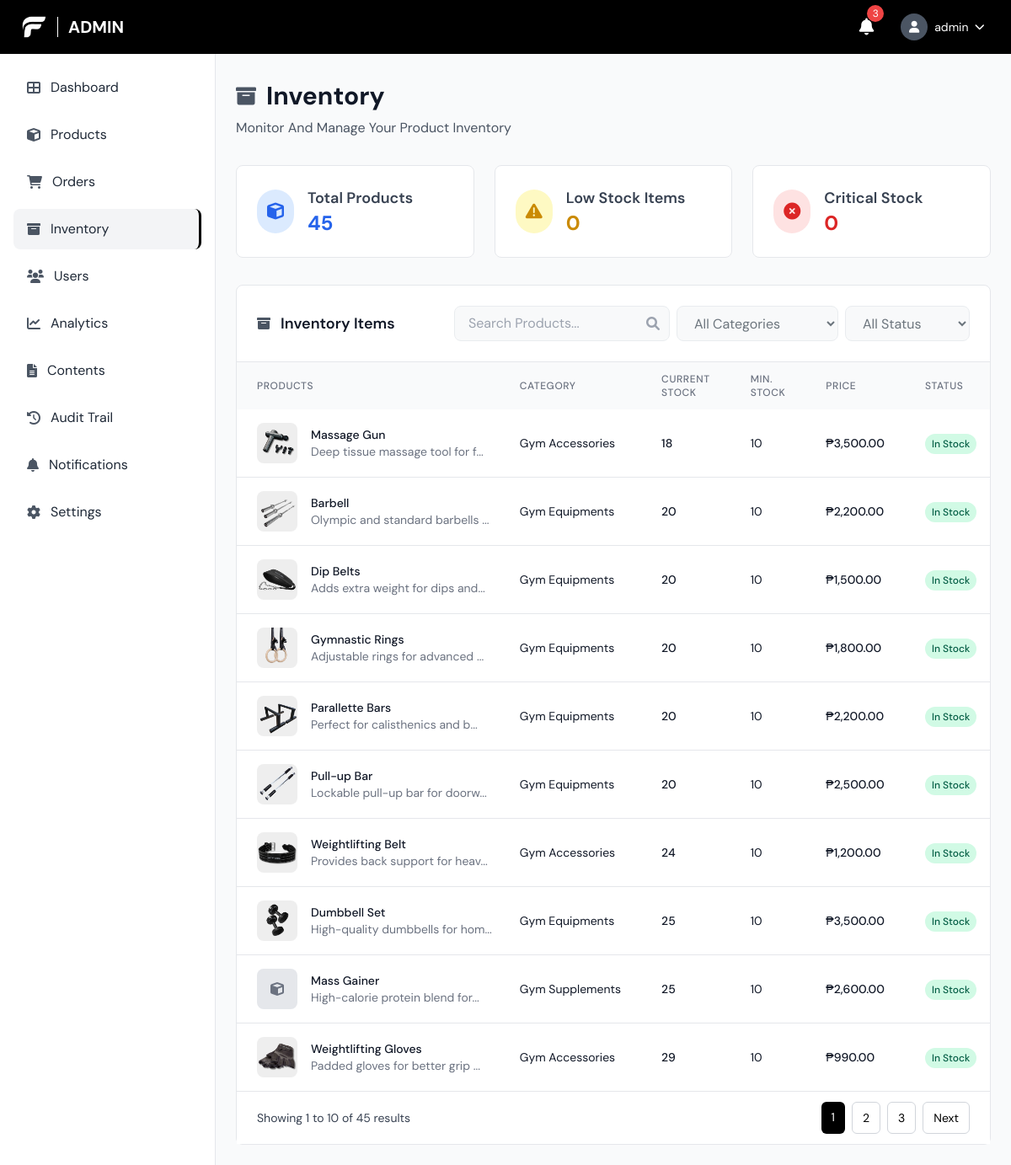
The app's page /admin/inventory.php (signed in) with its own data.
### tables this page shows
CREATE TABLE `products` (
  `product_id` bigint(20) UNSIGNED NOT NULL,
  `name` varchar(150) NOT NULL,
  `description` text DEFAULT NULL,
  `price` decimal(10,2) NOT NULL,
  `category_id` bigint(20) UNSIGNED DEFAULT NULL,
  `subcategory_id` bigint(20) UNSIGNED DEFAULT NULL,
  `images` longtext DEFAULT NULL CHECK (json_valid(`images`)),
  `stock_quantity` int(11) NOT NULL DEFAULT 0,
  `status` enum('active','inactive') NOT NULL DEFAULT 'active',
  `is_popular` tinyint(1) NOT NULL DEFAULT 0,
  `is_best_seller` tinyint(1) NOT NULL DEFAULT 0,
  `sale_percentage` int(11) NOT NULL DEFAULT 0,
  `created_at` timestamp NOT NULL DEFAULT current_timestamp(),
  `updated_at` timestamp NOT NULL DEFAULT current_timestamp() ON UPDATE current_timestamp(),
  `min_stock_level` int(11) NOT NULL DEFAULT 10
);

CREATE TABLE `categories` (
  `category_id` bigint(20) UNSIGNED NOT NULL,
  `name` varchar(100) NOT NULL,
  `description` text DEFAULT NULL,
  `created_at` timestamp NOT NULL DEFAULT current_timestamp(),
  `updated_at` timestamp NOT NULL DEFAULT current_timestamp() ON UPDATE current_timestamp()
);

### admin/inventory.php (the view, shortened to what the rows shown need)
<?php
$pdo = getDBConnection();
$page = max(1, intval($_GET['page'] ?? 1));
$limit = 10;
$offset = ($page - 1) * $limit;
$where_conditions = ["p.status = 'active'"];
$params = [];
$where_clause = "WHERE " . implode(" AND ", $where_conditions);
$sql = "SELECT p.*, c.name as category_name, s.name as subcategory_name
        FROM products p
        LEFT JOIN categories c ON p.category_id = c.category_id
        LEFT JOIN subcategories s ON p.subcategory_id = s.subcategory_id
        $where_clause
        ORDER BY p.stock_quantity ASC, p.name ASC
        LIMIT $limit OFFSET $offset";
$stmt = $pdo->prepare($sql);
$stmt->execute($params);
$inventory_items = $stmt->fetchAll();
?>
<!DOCTYPE html>
<html lang="en">
<head>
    <script src="https://cdn.tailwindcss.com"></script>
    <link href="https://cdnjs.cloudflare.com/ajax/libs/font-awesome/6.0.0/css/all.min.css" rel="stylesheet">
    <link rel="stylesheet" href="../css/style.css">
</head>
<body class="font-body bg-gray-50">
    <header class="bg-black text-white fixed top-0 left-0 right-0 z-50 h-16 flex items-center justify-between px-6">
        <div class="flex items-center space-x-3">
            <h1 class="text-xl font-bold uppercase">Admin</h1>
        </div>
    </header>
    <main class="ml-64 pt-24 pb-6 px-6">
        <div class="mb-8">
            <div class="flex items-center justify-between">
                <div>
                    <div class="flex items-center space-x-3 mb-2">
                        <h1 class="text-3xl font-bold text-gray-900">Inventory</h1>
                    </div>
                </div>
            </div>
        </div>
        <div class="bg-white rounded-lg border border-gray-200">
            <div class="p-6 border-b border-gray-200">
                <div class="flex flex-col lg:flex-row lg:items-center lg:justify-between space-y-4 lg:space-y-0">
                    <div class="flex items-center space-x-3">
                        <h2 class="text-lg font-semibold text-gray-900">Inventory Items</h2>
                    </div>
                </div>
            </div>
            <div class="overflow-x-auto">
                <table class="w-full">
                    <thead class="bg-gray-50">
                        <tr>
                            <th class="px-6 py-3 text-left text-xs font-medium text-gray-500 uppercase tracking-wider">Products</th>
                            <th class="px-6 py-3 text-left text-xs font-medium text-gray-500 uppercase tracking-wider">Category</th>
                            <th class="px-6 py-3 text-left text-xs font-medium text-gray-500 uppercase tracking-wider">Current Stock</th>
                            <th class="px-6 py-3 text-left text-xs font-medium text-gray-500 uppercase tracking-wider">Min. Stock</th>
                            <th class="px-6 py-3 text-left text-xs font-medium text-gray-500 uppercase tracking-wider">Price</th>
                            <th class="px-6 py-3 text-left text-xs font-medium text-gray-500 uppercase tracking-wider">Status</th>
                        </tr>
                    </thead>
                    <tbody class="bg-white divide-y divide-gray-200">
                        <?php if (empty($inventory_items)): ?>
                            <tr>
                                <td colspan="7" class="px-6 py-12 text-center text-gray-500">
                                    <i class="fas fa-archive text-4xl mb-4"></i>
                                    <p>No inventory items found</p>
                                </td>
                            </tr>
                        <?php else: ?>
                            <?php foreach ($inventory_items as $item): ?>
                                <tr class="hover:bg-gray-50">
                                    <td class="px-6 py-4 whitespace-nowrap">
                                        <div class="flex items-center">
                                            <?php
                                            $product_images = json_decode($item['images'] ?: '[]', true);
                                            if (!empty($product_images)):
                                            ?>
                                                <img src="../<?php echo htmlspecialchars($product_images[0]); ?>" alt="<?php echo htmlspecialchars($item['name']); ?>" class="w-12 h-12 rounded-lg object-cover mr-4">
                                            <?php else: ?>
                                                <div class="w-12 h-12 bg-gray-200 rounded-lg flex items-center justify-center mr-4">
                                                    <i class="fas fa-cube text-gray-500"></i>
                                                </div>
                                            <?php endif; ?>
                                            <div>
                                                <div class="text-sm font-medium text-gray-900"><?php echo htmlspecialchars($item['name']); ?></div>
                                                <div class="text-sm text-gray-500"><?php echo htmlspecialchars(substr($item['description'], 0, 30)) . '...'; ?></div>
                                            </div>
                                        </div>
                                    </td>
                                    <td class="px-6 py-4 whitespace-nowrap text-sm text-gray-900">
                                        <?php echo htmlspecialchars($item['category_name'] ?? 'N/A'); ?>
                                    </td>
                                    <td class="px-6 py-4 whitespace-nowrap text-sm font-medium text-gray-900">
                                        <?php echo $item['stock_quantity']; ?>
                                    </td>
                                    <td class="px-6 py-4 whitespace-nowrap text-sm text-gray-900">
                                        <?php echo $item['min_stock_level']; ?>
                                    </td>
                                    <td class="px-6 py-4 whitespace-nowrap text-sm font-medium text-gray-900">
                                        ₱<?php echo number_format($item['price'], 2); ?>
                                    </td>
                                    <td class="px-6 py-4 whitespace-nowrap">
                                        <?php
                                        $stock_status = '';
                                        $status_class = '';
                                        if ($item['stock_quantity'] == 0) {
                                            $stock_status = 'Out of Stock';
                                            $status_class = 'status-critical';
                                        } elseif ($item['stock_quantity'] <= $item['min_stock_level']) {
                                            $stock_status = 'Low Stock';
                                            $status_class = 'status-low';
                                        } else {
                                            $stock_status = 'In Stock';
                                            $status_class = 'status-good';
                                        }
                                        ?>
                                        <span class="px-2 py-1 text-xs font-medium rounded-full <?php echo $status_class; ?>">
                                            <?php echo $stock_status; ?>
                                        </span>
                                    </td>
                                </tr>
                            <?php endforeach; ?>
                        <?php endif; ?>
                    </tbody>
                </table>
            </div>
        </div>
    </main>
</body>
</html>

### records on screen
products: shows a picture, name "Massage Gun", description "Deep tissue massage tool for f", category.name "Gym Accessories", stock_quantity "18", min_stock_level "10", price "3,500.00", stock_status "In Stock"
products: shows a picture, name "Barbell", description "Olympic and standard barbells", category.name "Gym Equipments", stock_quantity "20", min_stock_level "10", price "2,200.00", stock_status "In Stock"
products: shows a picture, name "Dip Belts", description "Adds extra weight for dips and", category.name "Gym Equipments", stock_quantity "20", min_stock_level "10", price "1,500.00", stock_status "In Stock"
products: shows a picture, name "Gymnastic Rings", description "Adjustable rings for advanced", category.name "Gym Equipments", stock_quantity "20", min_stock_level "10", price "1,800.00", stock_status "In Stock"
products: shows a picture, name "Parallette Bars", description "Perfect for calisthenics and b", category.name "Gym Equipments", stock_quantity "20", min_stock_level "10", price "2,200.00", stock_status "In Stock"
products: shows a picture, name "Pull-up Bar", description "Lockable pull-up bar for doorw", category.name "Gym Equipments", stock_quantity "20", min_stock_level "10", price "2,500.00", stock_status "In Stock"
products: shows a picture, name "Weightlifting Belt", description "Provides back support for heav", category.name "Gym Accessories", stock_quantity "24", min_stock_level "10", price "1,200.00", stock_status "In Stock"
products: shows a picture, name "Dumbbell Set", description "High-quality dumbbells for hom", category.name "Gym Equipments", stock_quantity "25", min_stock_level "10", price "3,500.00", stock_status "In Stock"
products: name "Mass Gainer", description "High-calorie protein blend for", category.name "Gym Supplements", stock_quantity "25", min_stock_level "10", price "2,600.00", stock_status "In Stock"
products: shows a picture, name "Weightlifting Gloves", description "Padded gloves for better grip", category.name "Gym Accessories", stock_quantity "29", min_stock_level "10", price "990.00", stock_status "In Stock"

### other values on screen
$_SESSION['username'] "admin"
$total_products "45"
$low_stock_items "0"
$critical_stock "0"
$offset + 1 "1"
min($offset + $limit, $total_items) "10"
$total_items "45"
